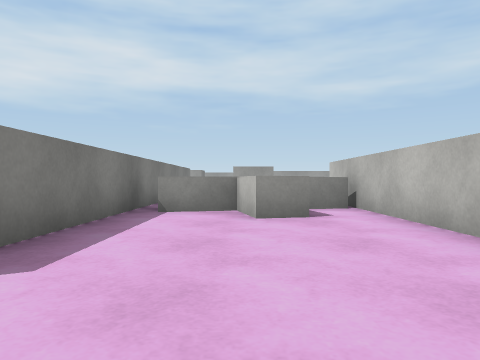
view 1 (above)

24 first-person views from a walk through a Unity game level. The camera is 0.55 m above the floor, looks level and sees 70° across. The floor is counted in squares, 1 m on a side. Each view is taken from the middle of a square. On the plan, view 1 faces up. The plan holds only what a view shows up to about 9 squares ahead; the rest is blank. The player is left out. Door leaves are left out, so doorways stand open. Surface patterns are stand-ins for the level's own textures.

view 2
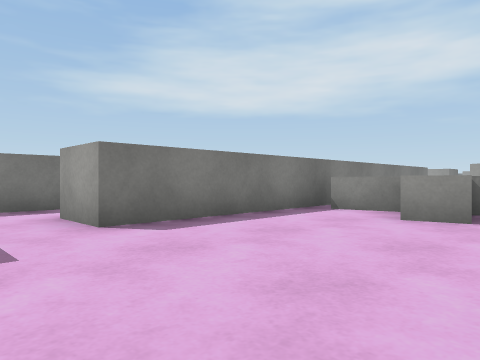

view 3
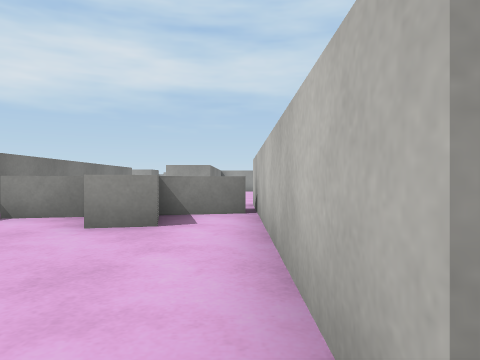

view 4
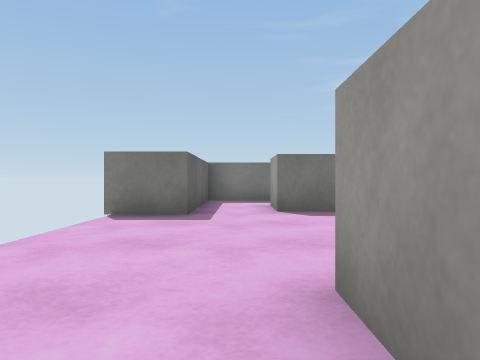

view 5
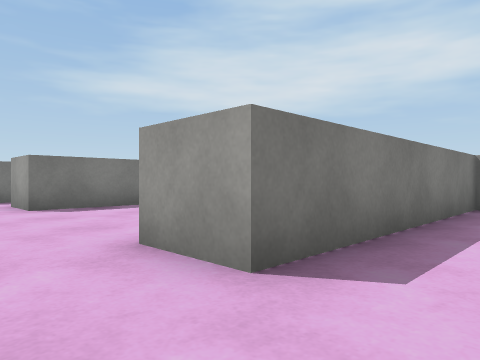

view 6
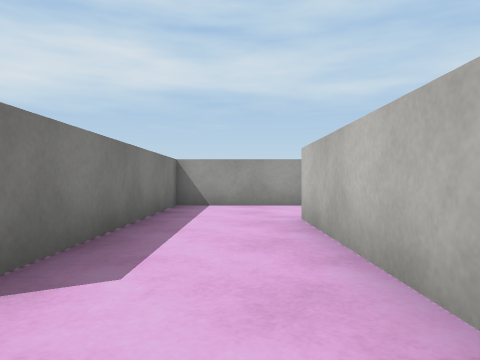

view 7
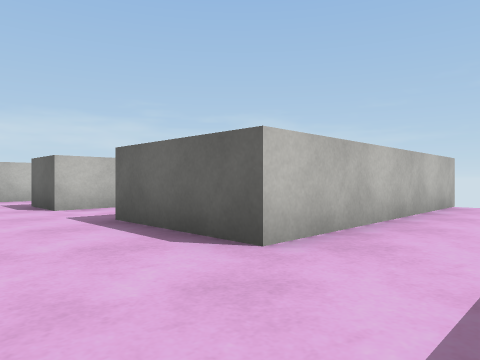

view 8
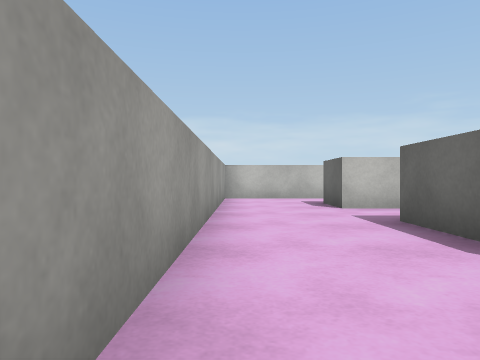

view 9
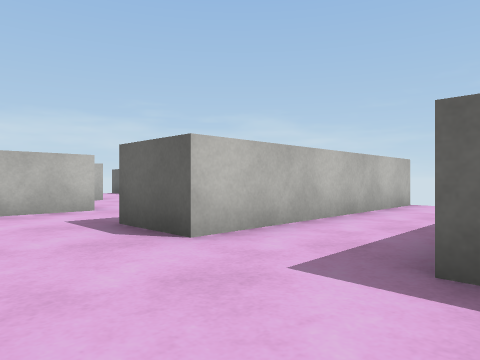

view 10
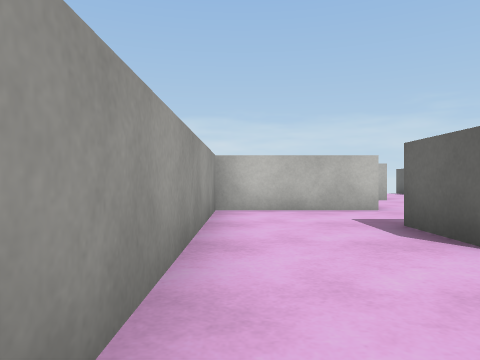

view 11
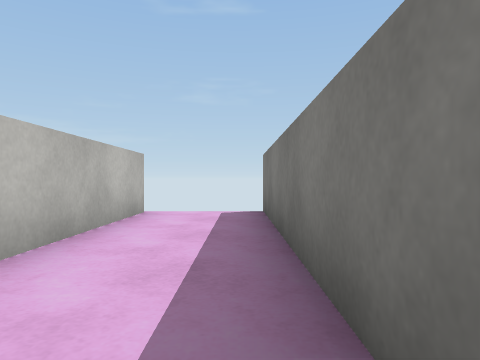

view 12
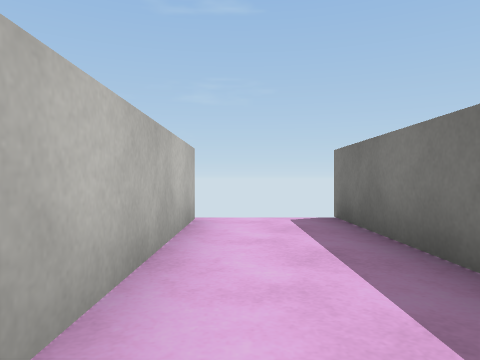

view 13
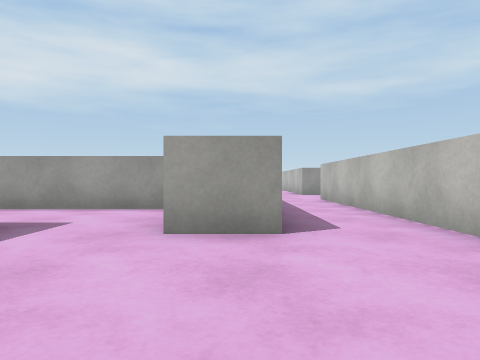

view 14
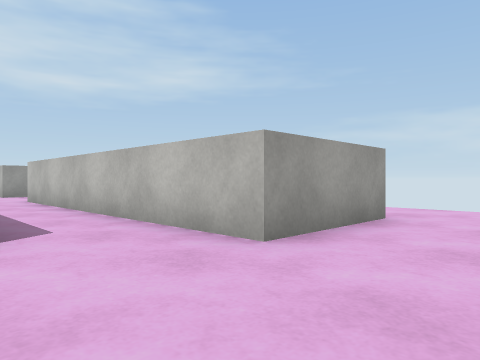

view 15
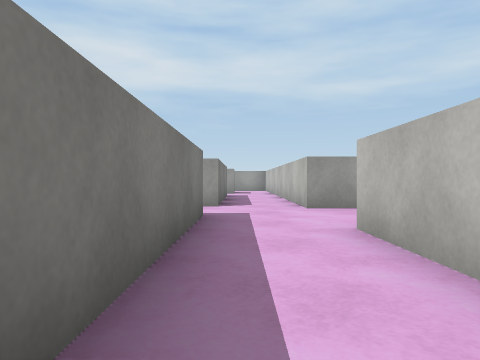

view 16
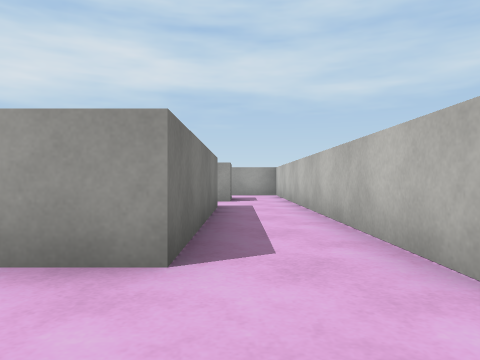

view 17
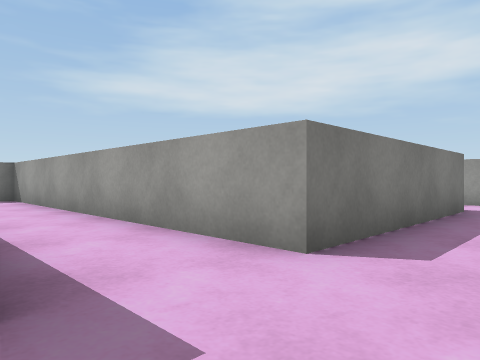

view 18
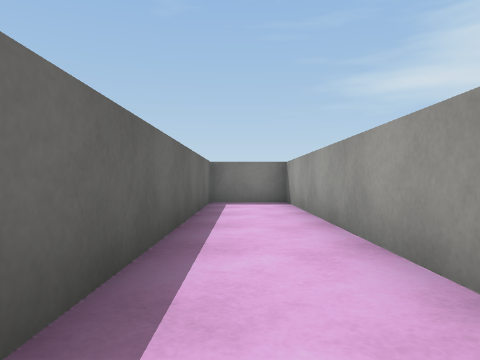

view 19
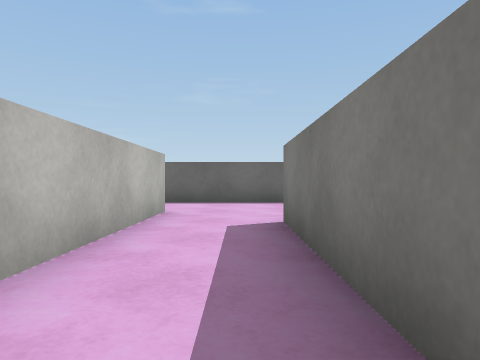

view 20
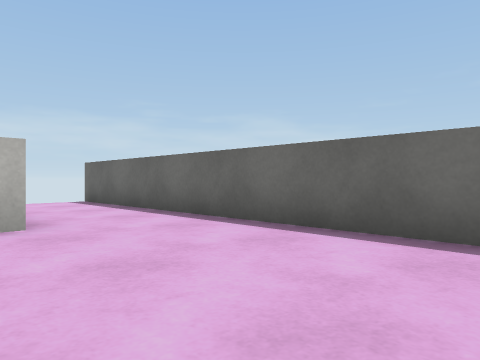

view 21
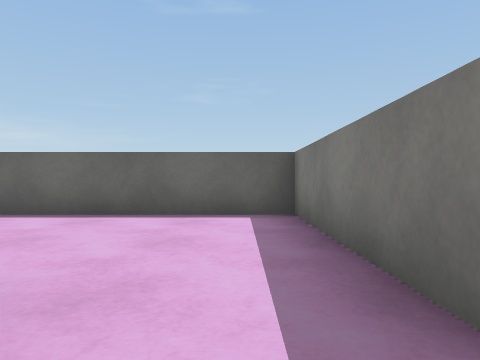

view 22
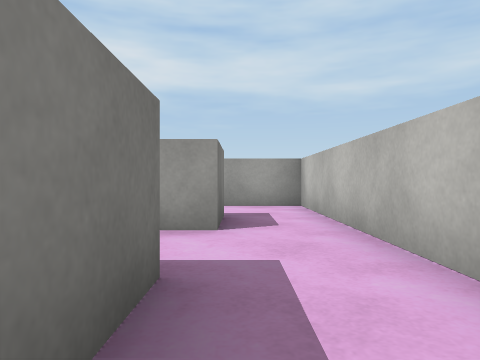

view 23
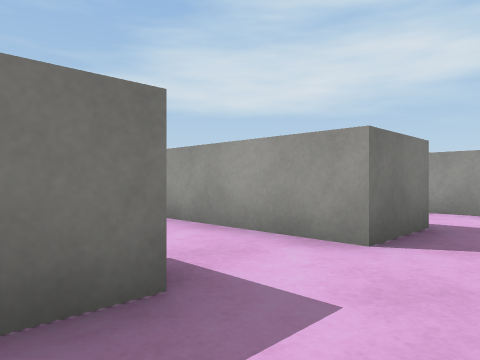

view 24
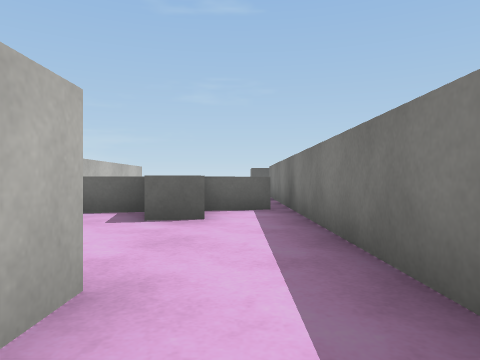

### Floor plan
Points are (right, up) in squares from view 1. A wall is a line through its corners. A room is listed if a view was taken in it or the views show most of it. See-through windows are left out.
Room 1 (views 1, 2, 3, 24)
walls: (2.3, 1.5) (2.3, 8.8); (-3.5, 0.2) (-1.4, 0.2) (-1.4, -1.2); (-0.2, 11.3) (-0.2, 12); (-2, 11.6) (-2, 1.7) (-3.4, 1.7)
ways out: opening at (3, 0.5) to room 2; opening at (-2.5, 1); opening at (-1, 12.5)
objects: other object (-1, 5) to (2, 8)
Room 2 (views 4, 5, 6, 7, 8, 9, 10, 11, 12)
walls: (8.6, 4.5) (8.6, -1.2); (5.9, -1.1) (5.9, 4.9) (8.6, 4.9); (10.5, 7.4) (3.6, 7.4) (3.6, 1.5) (2.3, 1.5); (10.6, -0.9) (10.6, 5)
ways out: opening at (3, 0.5) to room 1; opening at (11.5, 6.5) to room 4
Room 3 (views 13, 14, 15, 16, 17, 18, 19, 20, 22, 23)
walls: (15.5, 12.2) (15.5, 4.5) (14.2, 4.5) (14.2, 5.5); (17.3, 13.6) (17.3, 22.5); (12.1, 5) (12.1, 0.6) (22.1, 0.6); (20, 3) (17.3, 3) (17.3, 10.9); (6.6, 12.3) (14, 12.3); (15.5, 19) (15.5, 14.2) (6.6, 14.2); (15.8, 22.4) (15.8, 20.8) (12.8, 20.8)
ways out: opening at (13, 5) to room 4; opening at (7, 13); opening at (14.5, 20); opening at (17, 21.5); opening at (18, 12.5); opening at (21, 3)
Room 4 (view 21)
walls: (10.6, 5) (12.1, 5); (14.2, 5.5) (14.2, 7.4) (10.5, 7.4)
ways out: opening at (11.5, 6.5) to room 2; opening at (13, 5) to room 3

Where each view was taken, in squares from view 1:
view 1: 0 up, 0 right, facing up
view 2: 0 up, 2 right, facing up-left
view 3: 1 up, 2 right, facing up
view 4: 1 up, 4 right, facing left
view 5: 0 up, 5 right, facing up-left
view 6: 0 up, 5 right, facing up
view 7: 7 up, 4 right, facing down-right
view 8: 7 up, 4 right, facing right
view 9: 7 up, 8 right, facing down-right
view 10: 7 up, 8 right, facing right
view 11: 5 up, 9 right, facing down
view 12: 4 up, 10 right, facing down
view 13: 1 up, 15 right, facing up
view 14: 1 up, 15 right, facing up-right
view 15: 7 up, 16 right, facing up
view 16: 12 up, 16 right, facing up
view 17: 12 up, 17 right, facing up-left
view 18: 13 up, 15 right, facing left
view 19: 9 up, 16 right, facing down
view 20: 4 up, 13 right, facing down-right
view 21: 6 up, 13 right, facing down
view 22: 17 up, 16 right, facing up
view 23: 18 up, 17 right, facing up-left
view 24: 13 up, 1 left, facing down
